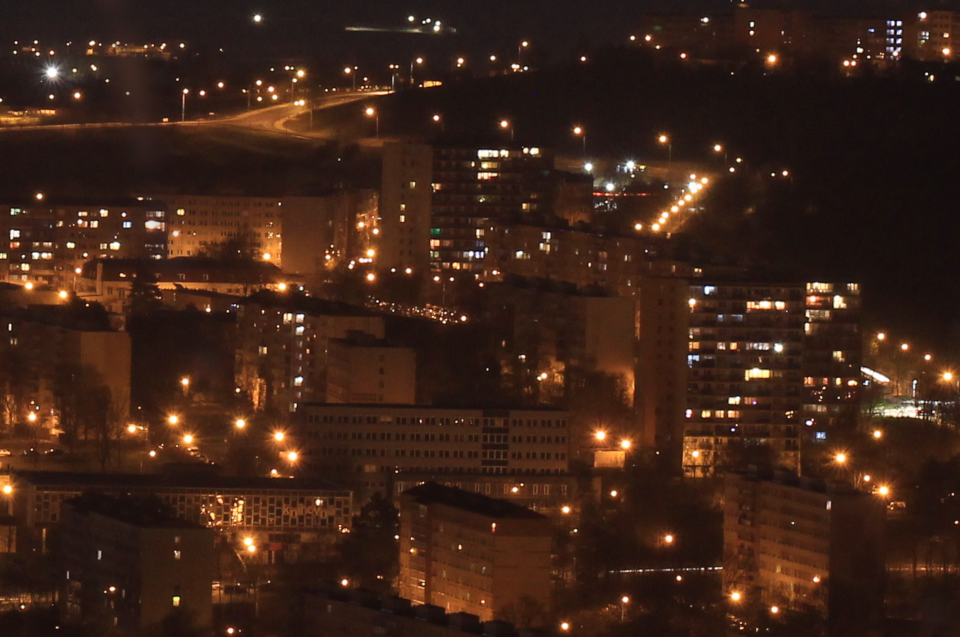
//> input picture BokehBlur/src.png, 960 x 637 px
$ ./main   (built with g++ and OpenCV 4)
//> lines starting //> are read from the running program, lines starting //| are printed output that depends on the picture; pictures that were not available may be replaced by others from this repository, and a replacement may not be noted
### BokehBlur/MojeCV.hpp
// nadstavba pro OpenCV verzi 4.4.0
// update: 2020-12-27
// FIXME: port for 3.2.0
// update: 2021-05-30
#ifndef MOJECV_HPP_INCLUDED
#define MOJECV_HPP_INCLUDED

#include <iostream>
#include <opencv2/opencv.hpp>


using namespace std;
using namespace cv;


namespace MOJECV
{
    // dopředná deklarace
    void CopyPixel(Mat src, Point a, Mat &dst, Point b);
    // End of dopředná deklarace


// [46 lines left out: function bgr_to_bayer, not called in this run]

class ccd
{ // 3-2.0. compatible
public:
    ccd(void)
    {
        // konstruktor
    }
    // [21 lines left out: functions shutter, expose, result, not called in this run]


private:
    Size resolution;
    int iterace = 0;
    Mat snimac;
    // [35 lines left out: function lighten, not called in this run]
};


class sensor // fixed for 3.2.0
{
    public:
        int iterace = 0;
        sensor(Mat frame) // konstruktor
        {
            chip = frame.clone();
            chip.convertTo(chip,CV_32FC3);
            chip = Scalar(0,0,0);
        }

        void expose(Mat frame)
        {
            Mat tmp = frame.clone();
            tmp.convertTo(tmp,CV_32FC3);
            chip += tmp;
            iterace++;
        }

        // [6 lines left out: function shutter, not called in this run]

        Mat Output()
        {
            float alpha = (float)iterace;
            float beta = 1.0f / alpha;
            Mat x = chip * beta;
            Mat tmp;
            x.convertTo(tmp,CV_8UC3);
            return tmp;
        }
    private:
        Mat chip;

};

Mat translateImg(Mat img, int offsetx, int offsety)
{
    Mat t = img.clone();
    Mat trans_mat = (Mat_<double>(2,3) << 1, 0, offsetx, 0, 1, offsety);
    warpAffine(t,t,trans_mat,t.size(),INTER_LINEAR,BORDER_REPLICATE);
    return t;
}

Mat bokeh(Mat img, Mat pattern, int s, int method)
{
    /** \brief
     *
     * \param img - source image
     * \param pattern - defocus kernel
     * \param s - blur size
     * \param method - 0/1
     * \return
     *
     */

    resize(pattern,pattern,Size(s,s),0,0,INTER_LANCZOS4);


    MOJECV::sensor snimac(img);
    MOJECV::ccd s2;
    int sx,sy;
    sx = (int)(pattern.cols/2.0);
    sy = (int)(pattern.rows/2.0);
    for(int y = 0; y < pattern.rows; y++)
    {
        for(int x = 0; x < pattern.cols; x++)
        {
            if(pattern.at<uchar>(y,x) == 255)
            {
                // do it
                if(method == 0)
                {
                    snimac.expose(translateImg(img,x-sx,y-sy));
                }
                if(method == 1)
                {
                    s2.expose(translateImg(img,x-sx,y-sy));
                }


            }
        }
    }

    if(method == 0)
    {
        return snimac.Output();
    }
    if(method == 1)
    {
        return s2.result();
    }


}


// [46 lines left out: functions show_histogram, AutoCut, not called in this run]


    class preview
    {
        public:
            Mat frame;
            int iterace = 0;
            int frame_count = 1;
            string hint = "";

            // [28 lines left out: function nahled, not called in this run]

    };

// [341 lines left out: functions sharpen2D, CopyPixel, overlay, hdr, blend_multiply, Mix and 6 more, not called in this run]

}


#endif // MOJECV_HPP_INCLUDED

### BokehBlur/main.cpp
#include <iostream>
#include <thread>
#include <opencv2/opencv.hpp>
#include "MojeCV.hpp"

using namespace std;
using namespace cv;

int main(int, char**)
{
    Mat frame = imread("src.png");
//> frame is the input picture: 637 rows x 960 cols, CV_8UC3; mean B, G, R 24.7, 36.1, 61.5
    Mat k = imread("kernel_2.png",IMREAD_GRAYSCALE);
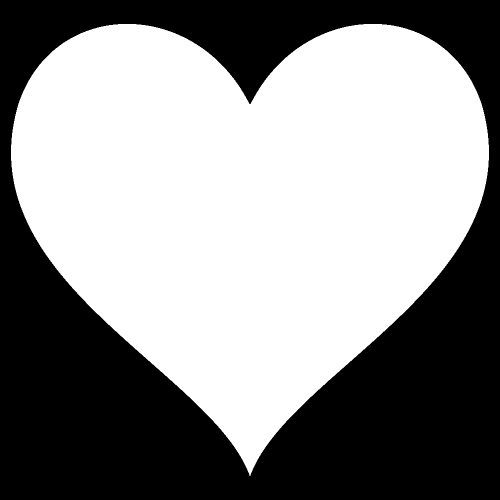
//> input picture BokehBlur/kernel_1.png, 1000 x 1000 px, given in place of kernel_2.png, which was not available (shown at 1/2 size)
//> k is the input picture: 1000 rows x 1000 cols, CV_8UC1; min 0, max 255, mean 142.2


    Mat dst = MOJECV::bokeh(frame,k,25,0);
//> in bokeh, `resize(pattern,pattern,Size(s,s),0,0,INTER_LANCZOS4);`:
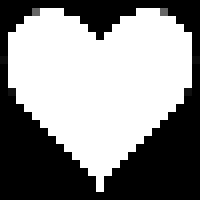
//> pattern: 25 rows x 25 cols, CV_8UC1 (shown 8 times larger); min 0, max 255, mean 139.5
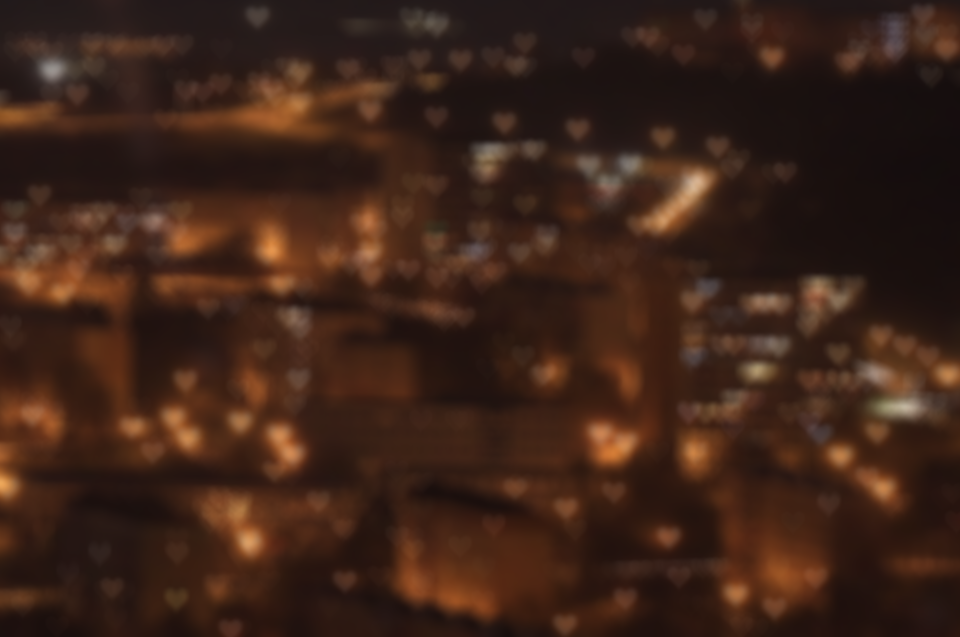
//> dst: 637 rows x 960 cols, CV_8UC3; mean B, G, R 24.7, 36.1, 61.5


    imshow("x",dst);
    imwrite("result.png",dst);


    waitKey(0);
    return 0;


}
